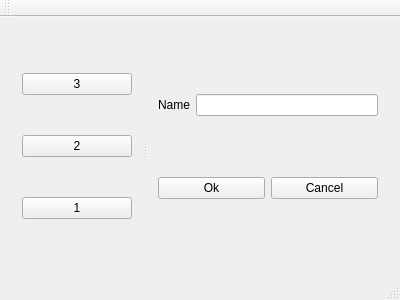
<?xml version="1.0" encoding="UTF-8"?>
<ui version="4.0">
 <class>MainWindow</class>
 <widget class="QMainWindow" name="MainWindow">
  <property name="geometry">
   <rect>
    <x>0</x>
    <y>0</y>
    <width>400</width>
    <height>300</height>
   </rect>
  </property>
  <property name="windowTitle">
   <string>MainWindow</string>
  </property>
  <widget class="QWidget" name="centralWidget">
   <layout class="QGridLayout" name="gridLayout">
    <item row="0" column="0">
     <widget class="QSplitter" name="splitter">
      <property name="orientation">
       <enum>Qt::Horizontal</enum>
      </property>
      <widget class="QWidget" name="">
       <layout class="QVBoxLayout" name="verticalLayout_2">
        <item>
         <widget class="QPushButton" name="pushButton_3">
          <property name="text">
           <string>3</string>
          </property>
         </widget>
        </item>
        <item>
         <widget class="QPushButton" name="pushButton_2">
          <property name="text">
           <string>2</string>
          </property>
         </widget>
        </item>
        <item>
         <widget class="QPushButton" name="pushButton">
          <property name="text">
           <string>1</string>
          </property>
         </widget>
        </item>
       </layout>
      </widget>
      <widget class="QWidget" name="">
       <layout class="QVBoxLayout" name="verticalLayout">
        <item>
         <layout class="QHBoxLayout" name="horizontalLayout">
          <item>
           <widget class="QLabel" name="label_serial">
            <property name="text">
             <string>Name</string>
            </property>
            <property name="buddy">
             <cstring>lineEdit_serial</cstring>
            </property>
           </widget>
          </item>
          <item>
           <widget class="QLineEdit" name="lineEdit_serial"/>
          </item>
         </layout>
        </item>
        <item>
         <layout class="QHBoxLayout" name="horizontalLayout_2">
          <item>
           <widget class="QPushButton" name="ok">
            <property name="text">
             <string>Ok</string>
            </property>
           </widget>
          </item>
          <item>
           <widget class="QPushButton" name="cancel">
            <property name="text">
             <string>Cancel</string>
            </property>
           </widget>
          </item>
         </layout>
        </item>
       </layout>
      </widget>
     </widget>
    </item>
   </layout>
  </widget>
  <widget class="QMenuBar" name="menuBar">
   <property name="geometry">
    <rect>
     <x>0</x>
     <y>0</y>
     <width>400</width>
     <height>25</height>
    </rect>
   </property>
  </widget>
  <widget class="QToolBar" name="mainToolBar">
   <attribute name="toolBarArea">
    <enum>TopToolBarArea</enum>
   </attribute>
   <attribute name="toolBarBreak">
    <bool>false</bool>
   </attribute>
  </widget>
  <widget class="QStatusBar" name="statusBar"/>
 </widget>
 <layoutdefault spacing="6" margin="11"/>
 <resources/>
 <connections/>
</ui>
